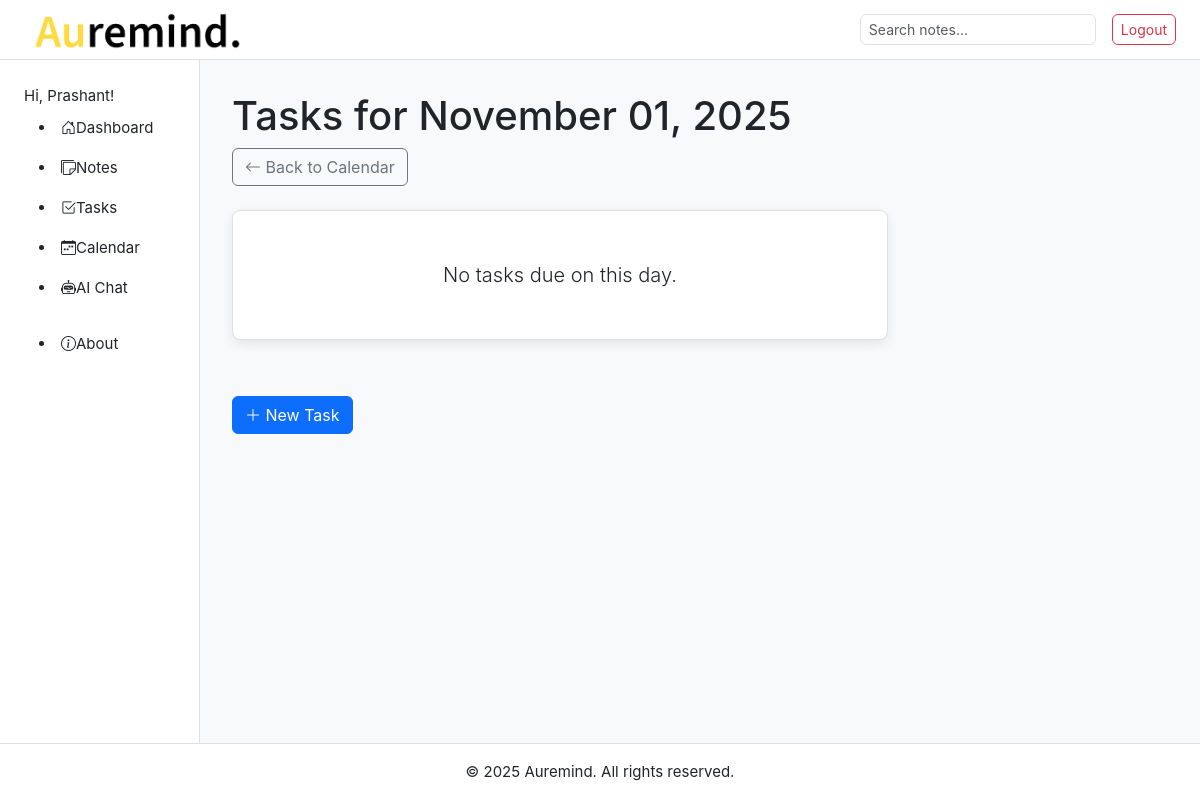
/calendar/2025/11/1/ (signed in), run on an earlier commit of the app's database.
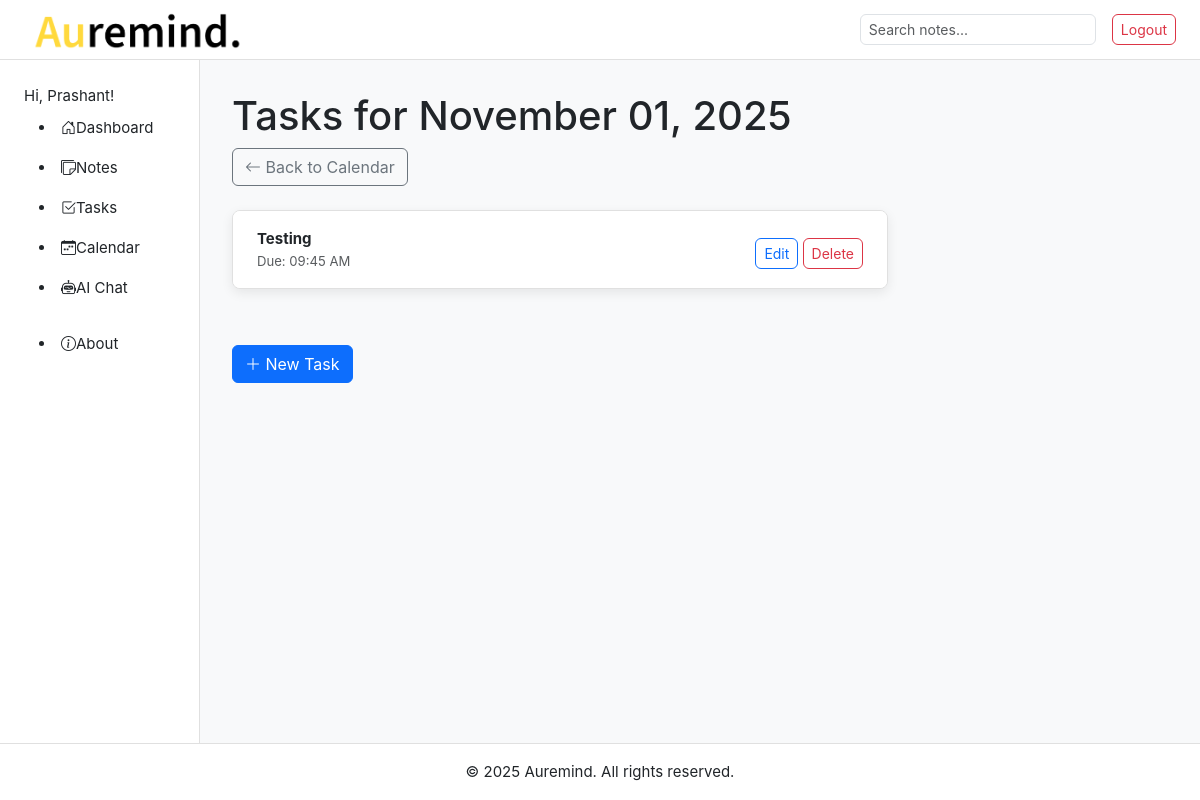
And on a later commit of the database.
### notes/models.py (models this page shows, shortened)
class Task(models.Model):
    user = models.ForeignKey(User, on_delete=models.CASCADE)
    title = models.CharField(max_length=200)
    due_date = models.DateTimeField()
    created_at = models.DateTimeField(auto_now_add=True)

### notes/views.py (the view)
# urls.py: path('calendar/<int:year>/<int:month>/<int:day>/', views.calendar_day_view, name='calendar_day'),
@login_required
def calendar_day_view(request, year, month, day):
    try:
        day_date = date(year, month, day)
    except ValueError:
        raise Http404("Invalid date.")
    current_tz = timezone.get_current_timezone()
    start_of_day = datetime.combine(day_date, datetime.min.time(), tzinfo=current_tz)
    end_of_day = datetime.combine(day_date, datetime.max.time(), tzinfo=current_tz)
    tasks = Task.objects.filter(
        user=request.user,
        due_date__gte=start_of_day,
        due_date__lte=end_of_day
    ).order_by('due_date')
    context = {
        'tasks': tasks,
        'day_date': day_date, # Pass the date object to the template
    }
    return render(request, 'task/calendar_day.html', context)

### notes/templates/task/calendar_day.html (shortened to what this page needs)
{% extends "notes/base.html" %}
{% block content %}
<h1>Tasks for {{ day_date|date:"F d, Y" }}</h1>
<a href="{% url 'notes:calendar' %}" class="btn btn-outline-secondary mb-4"><i class="bi bi-arrow-left"></i> Back to Calendar</a>
{% if tasks %}
  <div class="card-ui">
    <ul class="list-group list-group-flush">
      {% for task_item in tasks %}
        <li class="list-group-item">
          <div class="d-flex justify-content-between align-items-center">
            <div>
              <strong>{{ task_item.title }}</strong><br>
              <div class="small text-muted">Due: {{ task_item.due_date|date:"h:i A" }}</div>
            </div>
            <div class="mt-2">
              <a class="btn btn-sm btn-outline-primary" href="{% url 'notes:task_edit' pk=task_item.pk %}">Edit</a>
              <a class="btn btn-sm btn-outline-danger" href="{% url 'notes:task_delete' pk=task_item.pk %}">Delete</a>
            </div>
          </div>
        </li>
      {% endfor %}
    </ul>
  </div>
{% else %}
  <div class="card-ui text-center p-5">
    <p class="lead mb-0">No tasks due on this day.</p>
  </div>
{% endif %}
<a href="{% url 'notes:task_create' %}" class="btn btn-primary mt-4"><i class="bi bi-plus-lg"></i> New Task</a>
{% endblock %}

What changed in the data, as far as the page shows it:
added Task: title "Testing", due_date "09:45 AM"
Also different on the page:
text no longer shown: "No tasks due on this day."
